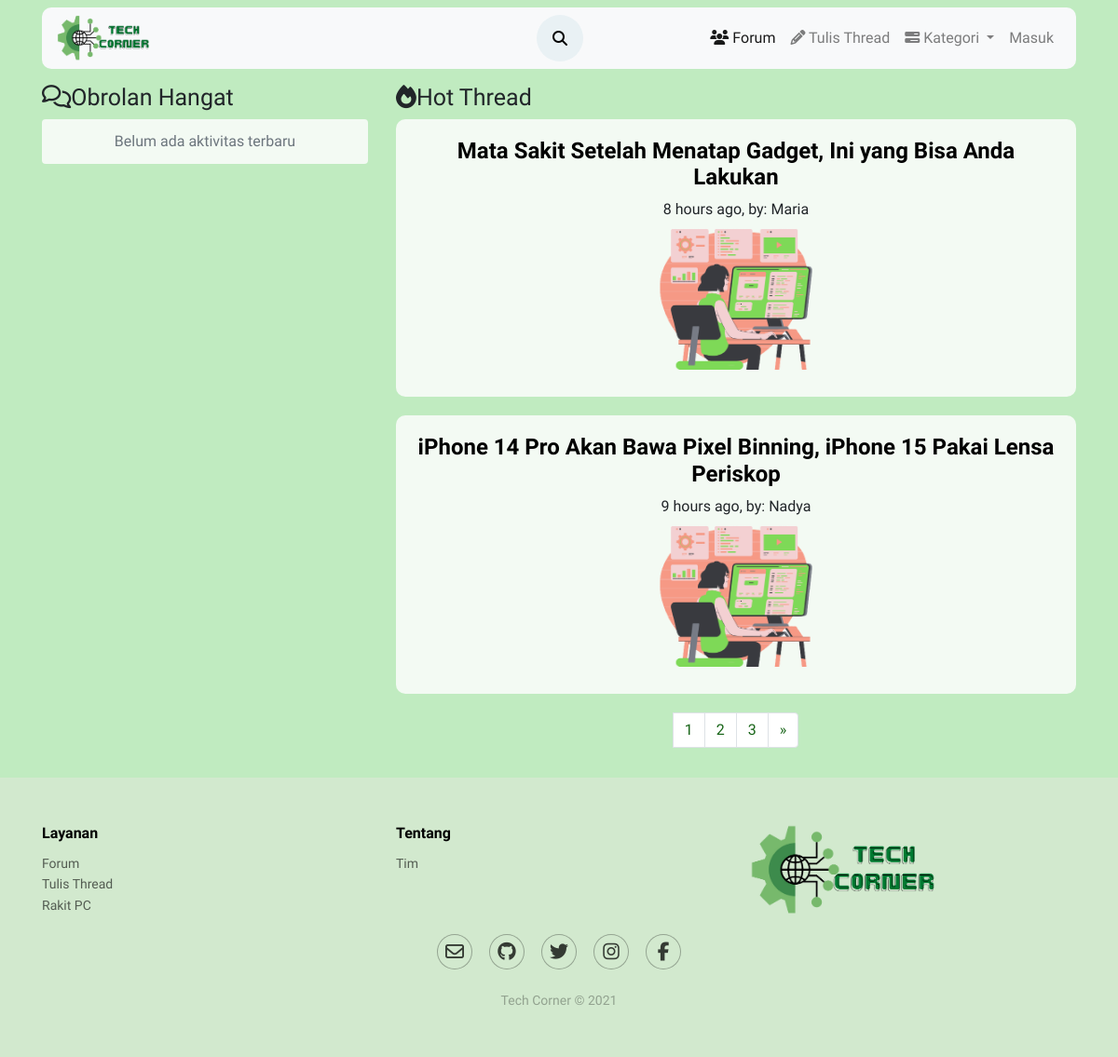
Before: /forum/kategori/gadget.php with the older database file.
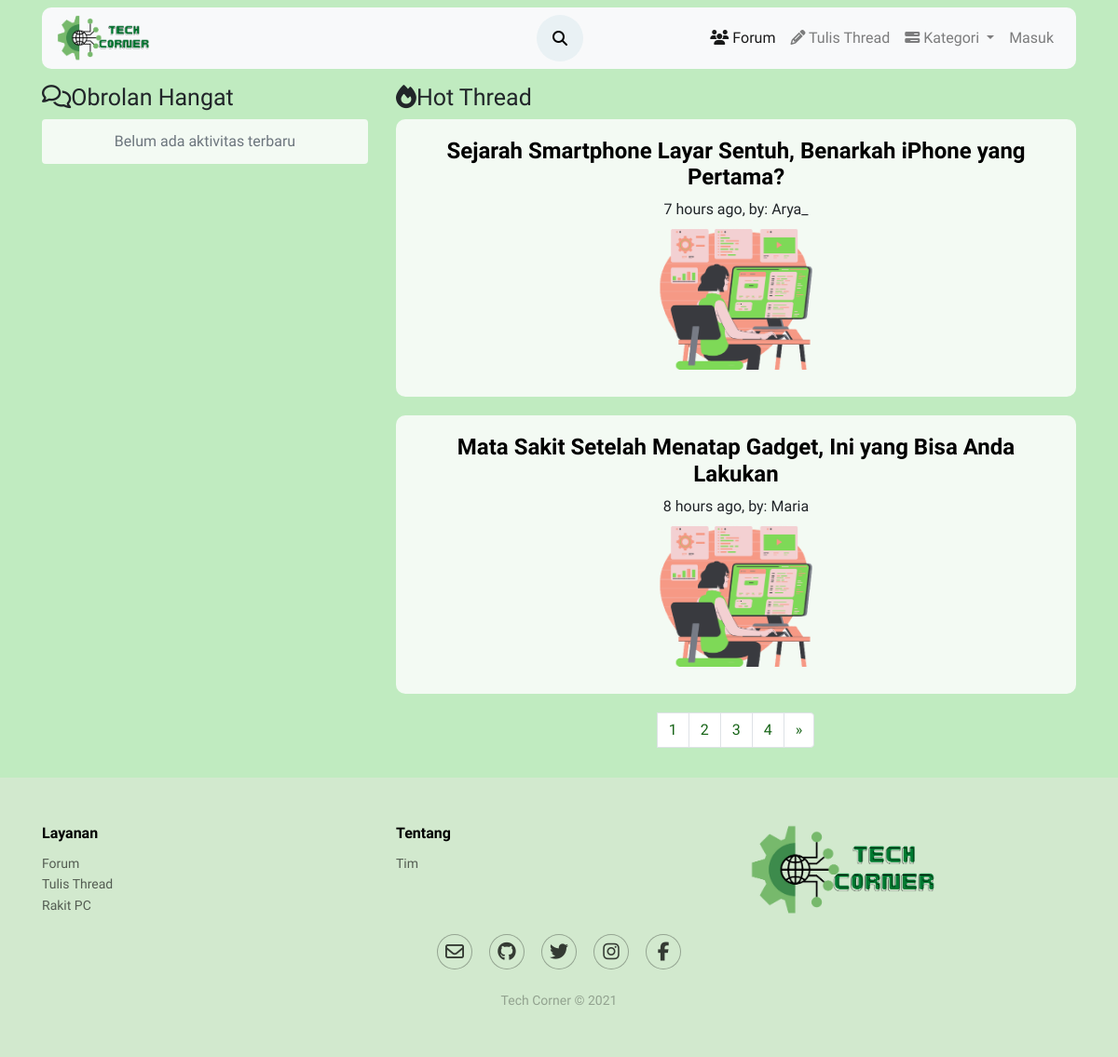
After: the same page with the newer database file.
### tables this page shows
CREATE TABLE `posting` (
  `id_thread` int(50) NOT NULL,
  `user_id` int(50) NOT NULL,
  `judul` varchar(200) NOT NULL,
  `konten` text NOT NULL,
  `kategori` varchar(50) NOT NULL,
  `thumb` varchar(50) NOT NULL,
  `tanggal_posting` timestamp NOT NULL DEFAULT current_timestamp(),
  `diubah` varchar(20) DEFAULT NULL
);

CREATE TABLE `users` (
  `id_user` int(11) NOT NULL,
  `username` varchar(50) NOT NULL,
  `email` varchar(100) NOT NULL,
  `password` varchar(100) NOT NULL,
  `name` varchar(100) NOT NULL,
  `foto` varchar(50) NOT NULL,
  `level` varchar(20) NOT NULL,
  `vkey` varchar(200) NOT NULL,
  `verified` enum('0','1') NOT NULL DEFAULT '0' COMMENT '0 = not verified\r\n1 = verified\r\n',
  `created_at` timestamp(6) NOT NULL DEFAULT current_timestamp(6)
);

### forum/funct/function.php (called while the page is built, shortened)
<?php
function query($query)
{
    global $conn;
    $result=mysqli_query($conn,$query);
    $rows=[];
    while($row= mysqli_fetch_assoc($result))
    {
        $rows[]=$row;
    }
    return $rows;
}
function users($id_user)
{
     $query="SELECT * FROM users WHERE
        id_user ='$id_user';";
     return query($query);
}
function times( $time )
{
    $time_difference = time() - $time;
    $condition = array( 12 * 30 * 24 * 60 * 60 =>  'year',
                30 * 24 * 60 * 60       =>  'month',
                24 * 60 * 60            =>  'day',
                60 * 60                 =>  'hour',
                60                      =>  'minute',
                1                       =>  'second'
    );
    foreach( $condition as $secs => $str )
    {
        $d = $time_difference / $secs;
        if( $d >= 1 )
        {
            $t = round( $d );
            return  $t . ' ' . $str . ( $t > 1 ? 's' : '' ) . ' ago';
        }
    }
}
?>

### forum/kategori/gadget.php (the view, shortened to what this page needs)
<?php include('layout/header.php'); ?>
<?php include('../funct/function.php'); ?>
<?php
$jumlah_data_perhalaman = 2;
$jumlahData = count(query("SELECT * FROM posting WHERE kategori ='Gadget'"));
$jumlahpage = ceil($jumlahData / $jumlah_data_perhalaman);
$activepage = (isset($_GET['halaman'])) ? $_GET['halaman'] : 1;
$awal = ($jumlah_data_perhalaman * $activepage) - $jumlah_data_perhalaman;
$list = mysqli_query($conn, "SELECT * FROM posting WHERE kategori='gadget' ORDER BY tanggal_posting DESC LIMIT $awal,$jumlah_data_perhalaman");
$row = mysqli_fetch_assoc($list);
?>
<div class="container mb-3 mt-3 align-self-center">
    <div class="card-fitur text-center">
        <div class="row">
            <?php
                $komentar_query = "SELECT * FROM komentar WHERE thread_id = ".$row['id_thread']." ORDER BY created_at DESC LIMIT 3 ";
                $komentar_result = mysqli_query($conn, $komentar_query);
            ?>
            <div class="col-6 col-md-4 mb-3 pull-left">
                <h2><i class="fa fa-comments-o" aria-hidden="true"></i>Obrolan Hangat</h2>
                <div class="card">
                    <ul class="list-group list-group-flush">
                        <?php if(mysqli_num_rows($komentar_result) == 0) : ?>
                        <li class="list-group-item">
                            <div class="text-muted">
                                Belum ada aktivitas terbaru
                            </div>
                        </li>
                        <?php endif; ?>
                    </ul>
                </div>
            </div>
            <div class="col-md-8">
                <h2><i class="fa fa-fire" aria-hidden="true"></i>Hot Thread</h2>
                <?php foreach ($list as $data) : ?>
                    <?php foreach ($res = users($data['user_id']) as $user) : ?>
                        <div class="widget">
                            <div class="card media d-flex justify-content-center align-items-center">
                                <div class="card-body d-flex justify-content-center align-items-center">
                                    <div class="media-body">
                                        <h4 class="media-heading">
                                            <a href="../view.php?thread=<?= $data['id_thread'] ?>" target="_self"><b><?= $data['judul'] ?></b></a>
                                        </h4><span class="media-date"><a><?= times(strtotime($data['tanggal_posting'])) ?></a>, by: <a><?= $user['username'] ?></a></span>
                                        <br><a href="../view.php?thread=<?= $data['id_thread'] ?>"><img class="media-object" src="../assets/img/pict1.png" width="300px" alt=""></a>
                                    </div>
                                </div>
                            </div>
                        </div>
                    <?php endforeach; ?>
                <?php endforeach; ?>
                <nav aria-label="Page navigation example">
                    <ul class="pagination justify-content-center">
                        <?php for ($i = 1; $i <= $jumlahpage; $i++) : ?>
                            <?php if ($activepage == $i) : ?>
                                <li class="page-item "><a class="page-link " href="gadget.php?halaman=<?= $i ?>"><?= $i ?></a></li>
                            <?php else : ?>
                                <li class="page-item "><a class="page-link" href="gadget.php?halaman=<?= $i ?>"><?= $i ?></a></li>
                            <?php endif; ?>
                        <?php endfor; ?>
                        <li class="page-item">
                            <?php if ($activepage < $jumlahpage) : ?>
                                <a class="page-link" href="gadget.php?halaman=<?= $activepage + 1 ?>" aria-label="Next">
                                    <span aria-hidden="true">&raquo;</span>
                                </a>
                            <?php endif; ?>
                        </li>
                    </ul>
                </nav>
            </div>
        </div>
    </div>
</div>
<?php include('layout/footer.php'); ?>

### forum/kategori/layout/header.php (shortened to what this page needs)
<!DOCTYPE html>
<html lang="en">
<head>
    <link rel="stylesheet" href="https://cdnjs.cloudflare.com/ajax/libs/font-awesome/5.15.3/css/all.min.css">
    <link rel="stylesheet" href="https://maxcdn.bootstrapcdn.com/bootstrap/4.0.0/css/bootstrap.min.css">
    <link rel="stylesheet" href="../assets/css/style.css">
</head>
<body class="body">
    <div class="header">
        <div class="container mb-3 mt-2">
            <nav class="navbar navbar-expand-lg navbar-light bg-light sticky-top">
                <a href="../index.php"><img src="../assets/img/logo.png" width="100"></a>
                <div class="collapse navbar-collapse" id="navbarSupportedContent">
                    <ul class="navbar-nav ml-auto">
                        <li class="nav-item">
                            <form class="search">
                                <div class="search__wrapper">
                                <input type="text" name="" placeholder="Cari..." class="search__field">
                                <button type="submit" class="fa fa-search search__icon"></button>
                                </div>
                            </form>
                        </li>
                        <li class="nav-item active">
                            <a class="nav-link" href="../all.php"><i class="fa fa-users" aria-hidden="true"></i>
                                Forum<span class="sr-only">(current)</span>
                            </a>
                        </li>
                        <li class="nav-item">
                            <a class="nav-link" href="../buat.php"><i class="fa fa-pencil" aria-hidden="true"></i>
                                Tulis Thread
                            </a>
                        </li>
                        <li class="nav-item dropdown">
                            <a class="nav-link dropdown-toggle" href="#" id="navbarDropdown" role="button" data-toggle="dropdown" aria-haspopup="true" aria-expanded="false">
                            <i class="fa fa-tasks" aria-hidden="true"></i>
                            Kategori
                            </a>
                        </li>
                        <?php if(isset($_SESSION["login"])) { ?>
                        <li class="nav-item dropdown no-arrow">
                            <a class="nav-link dropdown-toggle" href="#" id="userDropdown" role="button" data-toggle="dropdown" aria-haspopup="true" aria-expanded="false">
                                <img width="50px" style="border-radius: 50%;" src="../../profile/assets/img/<?= $_SESSION["foto"]; ?>">
                            </a>
                            <div class="dropdown-menu dropdown-menu-right shadow animated--grow-in" aria-labelledby="userDropdown">
                                <a class="dropdown-item" href="../../profile/profile.php?id=<?= $_SESSION["id"]; ?>">
                                    <i class="fas fa-user fa-sm fa-fw mr-2 text-gray-400"></i>
                                    Profile
                                </a>
                                <a class="dropdown-item" href="#">
                                    <i class="fas fa-cogs fa-sm fa-fw mr-2 text-gray-400"></i>
                                    Settings
                                </a>
                                <a class="dropdown-item" href="#">
                                    <i class="fas fa-list fa-sm fa-fw mr-2 text-gray-400"></i>
                                    Activity Log
                                </a>
                                <div class="dropdown-divider"></div>
                                <a class="dropdown-item" href="../../auth/user.php?aksi=logout">
                                    <i class="fas fa-sign-out-alt fa-sm fa-fw mr-2 text-gray-400"></i>
                                    Logout
                                </a>
                            </div>
                        </li>
                        <?php
                            } else {
                        ?>
                        <li class="nav-item">
                            <a class="nav-link" href="../../auth/login.php">
                                Masuk
                            </a>
                        </li>
                        <?php } ?>
                    </ul>
                </div>
            </nav>
        </div>
    </div>

### forum/kategori/layout/footer.php
    <div class="footer-green">
        <footer>
            <div class="container">
                <div class="row">
                    <div class="col-sm-6 col-md-4 item">
                        <h3>Layanan</h3>
                        <ul>
                            <li><a href="../all.php">Forum</a></li>
                            <li><a href="../newthread.php">Tulis Thread</a></li>
                            <li><a href="#">Rakit PC</a></li>
                        </ul>
                    </div>
                    <div class="col-sm-6 col-md-4 item">
                        <h3>Tentang</h3>
                        <ul>
                            <li><a href="tim.html">Tim</a></li>
                        </ul>
                    </div>
                    <div class="col-md-4 item text">
                        <a href="../index.php"><img src="../img/logo.png" alt="" width="200px"></a>
                    </div>
                    <div class="col item social">
                        <a href="#"><i class="fa fa-envelope-o" aria-hidden="true"></i></a>
                        <a href="#"><i class="fa fa-github" aria-hidden="true"></i></a>
                        <a href="#"><i class="fa fa-twitter" aria-hidden="true"></i></a>
                        <a href="#"><i class="fa fa-instagram" aria-hidden="true"></i></a>
                        <a href="#"><i class="fa fa-facebook" aria-hidden="true"></i></a>
                    </div>
                </div>
                <p class="copyright">Tech Corner © 2021</p>
            </div>
        </footer>
    </div>
</body>
</html>

### forum/assets/css/style.css (style rules this page uses)
.body { background-color: #c0ebc0; font-size: 16px; font-family: 'Source Sans Pro', sans-serif; }
.navbar { font-size: 16px; font-family: 'Source Sans Pro', sans-serif; border-radius: 10px; }
.search { position: absolute; top: 50%; left: 50%; -webkit-transform: translateX(-50%) translateY(-50%); transform: translateX(-50%) translateY(-50%); }
.search * { background: none; outline: none; box-sizing: border-box; }
.search__wrapper { position: relative; }
.search__field { width: 50px; height: 50px; color: transparent; font-family: Lato, sans-serif; font-size: 16px; padding: 0.35em 50px 0.35em 0; border: 1px solid transparent; border-radius: 0; cursor: pointer; transition: all 0.3s ease-in-out; }
.search__icon { position: absolute; top: 0; right: 0; background-color: #e9f1f4; width: 50px; height: 50px; font-size: 16px; text-align: center; border-color: transparent; border-radius: 50%; pointer-events: none; display: inline-block; transition: background-color 0.2s ease-in-out; }
.card-fitur .card { border: none; text-align: center; background-color: #f3faf3; border-radius: 10px; max-height: 350px; float: none; }
.card .list-group-item { text-align: center; background-color: #f3faf3; border-radius: 10px; }
h2 { text-align: left; font-family: 'Readex Pro', sans-serif; font-size: 25px; }
.media-heading a { color: black; font-family: 'Yeseva One', cursive; }
.media-date a { color: rgb(23, 100, 23); }
.widget { position: relative; display: block; margin-bottom: 20px; }
.widget .media { margin-top: 0; margin-bottom: 0; }
.page-item a { color: rgb(23, 100, 23); }
.footer-green { padding:50px 0; color:black; background-color: #d2e9ce; }
.footer-green h3 { margin-top:0; margin-bottom:12px; font-weight:bold; font-size:16px; font-family: 'Yeseva One', cursive; }
.footer-green ul { padding:0; list-style:none; line-height:1.6; font-size:14px; margin-bottom:0; }
.footer-green ul a { color:inherit; text-decoration:none; opacity:0.6; }
.footer-green .item.text { margin-bottom:20px; }
.footer-green .item.social { text-align:center; }
.footer-green .item.social > a { font-size:20px; width:36px; height:36px; line-height:36px; display:inline-block; text-align:center; border-radius:50%; box-shadow:0 0 0 1px rgba(0, 0, 0, 0.4); margin:0 8px; color:black; opacity:0.75; }
.footer-green .copyright { text-align:center; padding-top:24px; opacity:0.3; font-size:14px; margin-bottom:0; }

Changed rows visible on the page:
no longer on this page (row unchanged): posting: judul "iPhone 14 Pro Akan Bawa Pixel Binning, iPhone 15 Pakai Lensa Periskop", tanggal_posting "9 hours ago"
no longer on this page (row unchanged): users: username "Nadya"
added posting: judul "Sejarah Smartphone Layar Sentuh, Benarkah iPhone yang Pertama?", tanggal_posting "7 hours ago"
now on this page (row unchanged): users: username "Arya_"
Other visible differences:
new list line: "4"
